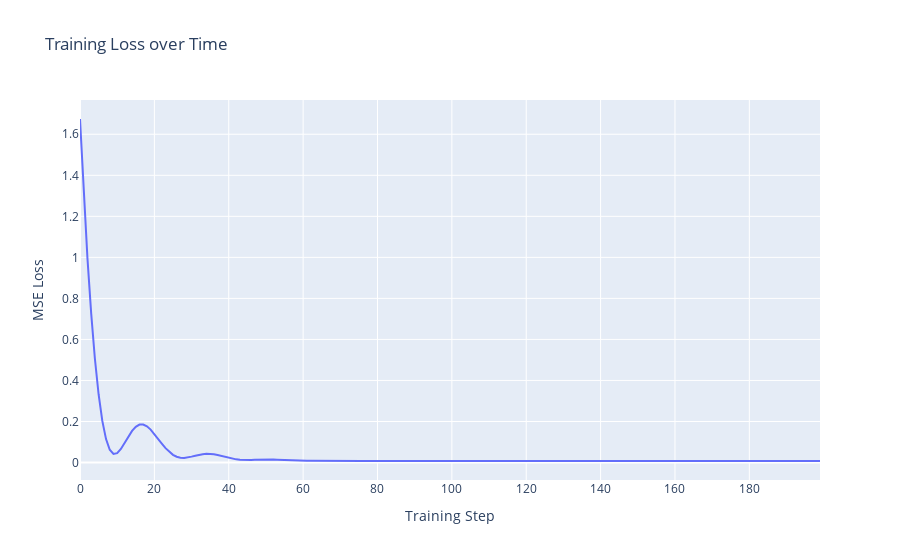

Notebook code cell kept with this figure:
### Code cell
# Plot training loss
fig = px.line(y=lossi, labels={'x': 'Training Step', 'y': 'MSE Loss'}, title="Training Loss over Time")
fig.show()

### Figure 1 — Plotly figure (JSON) as saved in the notebook; plotly's stock layout.template omitted (floating-point values rounded to 4 significant figures; data arrays with more than 128 entries replaced by an {"elided": "..."} marker saying what was removed)
{"data": [{"hovertemplate": "Training Step=%{x}<br>MSE Loss=%{y}<extra></extra>", "legendgroup": "", "line": {"color": "#636efa", "dash": "solid"}, "marker": {"symbol": "circle"}, "mode": "lines", "name": "", "orientation": "v", "showlegend": false, "type": "scatter", "x": {"elided": "200 int values"}, "xaxis": "x", "y": {"elided": "200 float values"}, "yaxis": "y"}], "layout": {"legend": {"tracegroupgap": 0}, "title": {"text": "Training Loss over Time"}, "xaxis": {"anchor": "y", "domain": [0, 1], "title": {"text": "Training Step"}}, "yaxis": {"anchor": "x", "domain": [0, 1], "title": {"text": "MSE Loss"}}}}
